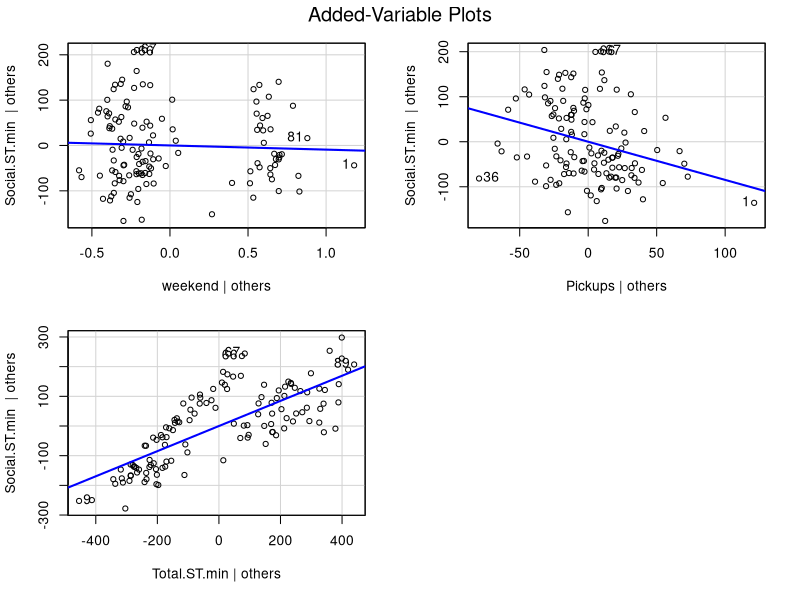
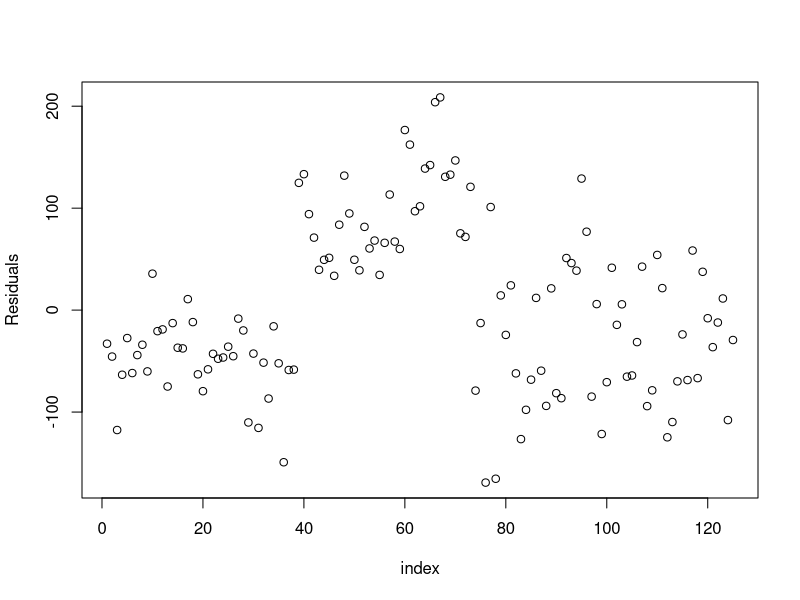
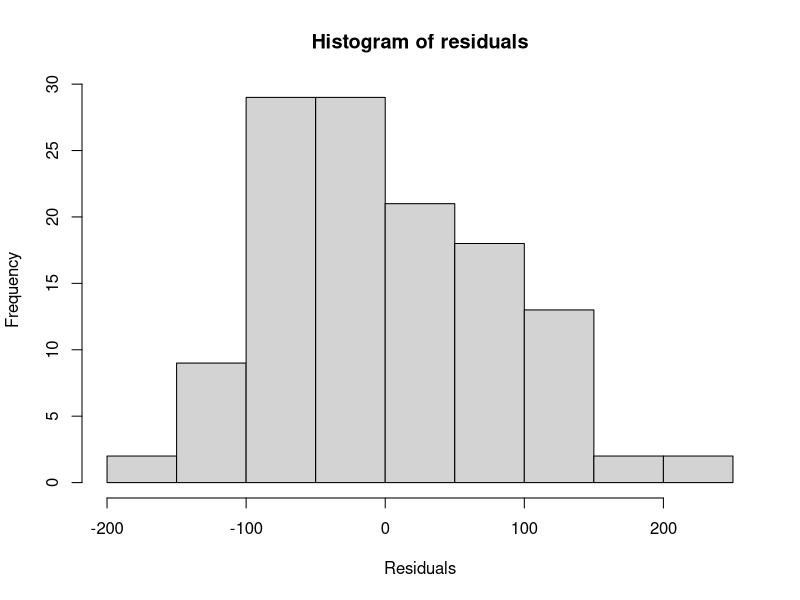
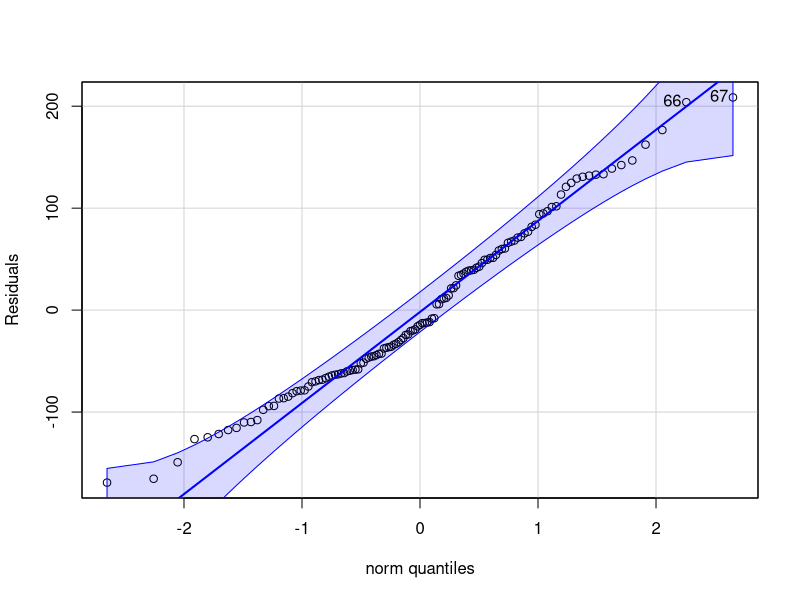

The R script that drew these images, in order: (Note: this script raises an error after producing the figures.)
library(readxl)
library(tidyverse)
library(car)

ST00_ps = read_excel(path= "Screen Time_Hengde.xlsx",
                     col_types = c("date" , "text" , "numeric", "text", "numeric", "numeric", "date"))
ST00_ps[10,]$Total.ST.min = 114
ST00_ps$Social.ST.min = 67


ST00_ps_yuan = read_excel(path= "ScreenTime_Yuan.xlsx",
                          col_types = c("date"  , "numeric", "numeric","date", "numeric" ))


ST00_ps_cw = read.csv("screen time scw.csv")
ST00_ps_cw <- ST00_ps_cw[,-1]

colnames(ST00_ps_cw) <- c("Date", "Total.ST","Total.ST.min",
                          "Social.ST", "Social.ST.min","Pickups","Pickup.1s",
                          "if_weekend","Prop.ST","Duration")
colnames(ST00_ps_yuan) <- c("Date", "Total.ST.min", "Social.ST.min","Pickups.1s","Pickups",
                            "weekdays","if_weekend")


# Prop.ST & Duration & If Weekend
class(ST00_ps$Date)
class(ST00_ps_cw$Date)
class(ST00_ps_yuan$Date)
ST00_ps$Prop.ST <- ST00_ps$Social.ST.min/ST00_ps$Total.ST.min
ST00_ps$Duration <- ST00_ps$Total.ST.min/ST00_ps$Pickups
ST00_ps$weekday = weekdays(ST00_ps$Date , abbreviate = T)
ST00_ps = ST00_ps %>% mutate (if_weekend = weekday %in% c("Sun", "Sat"))

ST00_ps_cw$Prop.ST <- ST00_ps_cw$Social.ST.min/ST00_ps_cw$Total.ST.min
ST00_ps_cw$Duration <- ST00_ps_cw$Total.ST.min/ST00_ps_cw$Pickups
ST00_ps_cw$Date <- as.POSIXct(ST00_ps_cw$Date, format = "%Y-%m-%d", tz = "UTC")
ST00_ps_cw$weekday = weekdays(ST00_ps_cw$Date , abbreviate = T)
ST00_ps_cw = ST00_ps_cw %>% mutate (if_weekend = weekday %in% c("Sun", "Sat"))

ST00_ps_yuan$Prop.ST <- ST00_ps_yuan$Social.ST.min/ST00_ps_yuan$Total.ST.min
ST00_ps_yuan$Duration <- ST00_ps_yuan$Total.ST.min/ST00_ps_yuan$Pickups
ST00_ps_yuan$weekday = weekdays(ST00_ps_yuan$Date , abbreviate = T)
ST00_ps_yuan = ST00_ps_yuan %>% mutate (if_weekend = weekday %in% c("Sun", "Sat"))



# Check column names
colnames(ST00_ps_cw)
colnames(ST00_ps)
colnames(ST00_ps_yuan)




# Federal Learning


# Summary Statistics for Hengde Ouyang

X_ho <- model.matrix(Social.ST.min~if_weekend+Pickups+Total.ST.min,data = ST00_ps)
y_ho <- ST00_ps$Social.ST.min
SSX_ho <- t(X_ho)%*%X_ho
SSY_ho <- t(y_ho)%*%y_ho
SSXY_ho <-  t(X_ho)%*%y_ho



# Summary Statistics for Yuan Feng

X_yf <- model.matrix(Social.ST.min ~if_weekend+Pickups+Total.ST.min,data = ST00_ps_yuan)
y_yf <- ST00_ps_yuan$Social.ST.min 
SSX_yf <- t(X_yf)%*%X_yf
SSY_yf <- t(y_yf)%*%y_yf
SSXY_yf <-  t(X_yf)%*%y_yf


# Summary Statistics for Congwei Shi

X_cw <- model.matrix(Social.ST.min~if_weekend+Pickups+Total.ST.min,data = ST00_ps_cw)
y_cw <- ST00_ps_cw$Social.ST.min 
SSX_cw <- t(X_cw)%*%X_cw
SSY_cw <- t(y_cw)%*%y_cw
SSXY_cw <-  t(X_cw)%*%y_cw



# Calculate Beta and Sigma

n1 = dim(ST00_ps)[1]
n2 = dim(ST00_ps_yuan)[1]
n3 = dim(ST00_ps_cw)[1]


n = dim(ST00_ps)[1]+dim(ST00_ps_cw)[1]+dim(ST00_ps_yuan)[1]
p = dim(X_ho)[2]
sum_SSX <- SSX_cw+SSX_ho+SSX_yf
sum_SSXY <- SSXY_cw+SSXY_ho+SSXY_yf
sum_SSY <- SSY_cw+SSY_ho+SSY_yf
BETA <- solve(sum_SSX)%*%(sum_SSXY)
SIGMA <- sqrt((((sum_SSY)-2*t(BETA)%*%(sum_SSXY)+t(BETA)%*%(sum_SSX)%*%BETA)/(n-p)))


# T-test

SE_BETA <- c(SIGMA)*sqrt(diag(solve(sum_SSX)))
BETA/SE_BETA
qt(0.975,n-p)


# AIC/RSS

RSS <- sum_SSY-2*t(BETA)%*%(sum_SSXY)+t(BETA)%*%(sum_SSX)%*%BETA

ybar = (n1*mean(y_ho)+n2*mean(y_yf)+n3*mean(y_cw))/n
TSS <- sum(y_ho^2)+sum(y_yf^2)+sum(y_cw^2)-n*ybar^2
R2_a <- 1- (RSS/(n-p))/(TSS/(n-1))
AIC <- n*log(RSS)+2*p

result <- data.frame(beta=BETA,
                     SE = SE_BETA,
                     t = BETA/SE_BETA)

result






# Comfirmation Analysis

y_all <- c(y_ho,y_yf,y_cw)
X_all <- rbind(X_ho,X_yf,X_cw)
combined_data <- data.frame(weekend=X_all[,2],
                            Pickups=X_all[,3],
                            Total.ST.min = X_all[,4],
                            Social.ST.min = y_all)
all.fit <- lm(Social.ST.min~weekend+Pickups+Total.ST.min,data=combined_data)
summary(all.fit)




BETA
SE_BETA
R2_a
AIC







# Testing LINE

## Testing L

avPlots(all.fit)


## Testing I
res <- all.fit$residuals
plot(1:length(res),res,xlab = "index",ylab = "Residuals")
# Independent assumption seems to be violated


## Testing N


hist(res,main = "Histogram of residuals",xlab = "Residuals")
qqPlot(res,ylab = "Residuals")


## Testing E

residualPlots(all.fit,type="response")



